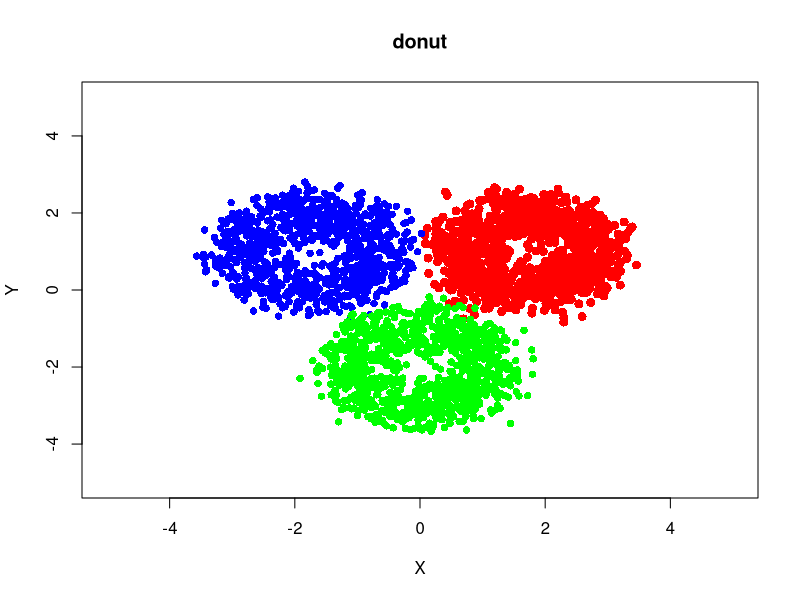

Write the R code that produced this figure.
new_try = function(dat1, dat2, alpha, itrN = 1000, K=3){
  dat1_cl = kmeans(dat1, K)
  dat2_cl = kmeans(dat2, K)
  
  dat1_dist = sqrt(apply((dat1 - dat1_cl$center[dat1_cl$cluster,])^2, 1, sum))
  
  dat2_dist = sqrt(apply((dat2 - dat2_cl$center[dat2_cl$cluster,])^2, 1, sum))
  
  or_stat = sum(dat1_dist- dat2_dist)
  
  dat1_mirror_cent = matrix(NA, nrow=K, ncol=ncol(dat1))
  dat2_mirror_cent = matrix(NA, nrow=K, ncol=ncol(dat2))
  
  dat1_mirror_K_dist = matrix(NA, ncol=K, nrow=nrow(dat1))
  dat2_mirror_K_dist = matrix(NA, ncol=K, nrow=nrow(dat2))
  
  for (k in 1:K){
    dat2_mirror_cent[k,] = apply(dat2[dat1_cl$cluster==k, ],2,mean)
    dat1_mirror_cent[k,] = apply(dat1[dat2_cl$cluster==k, ],2,mean)
    
    # dat1_mirror_K_dist[,k] = sqrt(apply((dat1 - matrix(rep(dat1_mirror_cent[k,], nrow(dat1)), nrow=nrow(dat1), byrow=T))^2,1,sum))
    # dat2_mirror_K_dist[,k] = sqrt(apply((dat2 - matrix(rep(dat2_mirror_cent[k,], nrow(dat2)), nrow=nrow(dat2), byrow=T))^2,1,sum))
  }
  
  
  dat1_mirror_dist = sqrt(apply((dat1 -dat1_mirror_cent[dat2_cl$cluster,])^2, 1, sum))
  dat2_mirror_dist = sqrt(apply((dat2 -dat2_mirror_cent[dat1_cl$cluster,])^2, 1, sum))
  
  # generate itrN number of permutation samples
  stat_vec = rep(NA, itrN)
  
  for (itr in 1:itrN){
    new_dat1 = dat1
    new_dat2 = dat2
    
    TF_ind = sample(c(T,F), size=nrow(dat1), replace=T)
    
    new_dat1_dist = c(dat1_dist[TF_ind==1], dat1_mirror_dist[TF_ind==0])
    new_dat2_dist = c(dat2_dist[TF_ind==1], dat2_mirror_dist[TF_ind==0])
    
    new_stat = sum(new_dat1_dist - new_dat2_dist)
    stat_vec[itr] = new_stat
  }
  
  reject = (quantile(stat_vec, alpha/2) > or_stat) |  (quantile(stat_vec, 1-alpha/2) < or_stat) 
  
  pval = mean(stat_vec >= or_stat)
  
  return(list(stat_vec = stat_vec, or_stat = or_stat, p = pval, p_test = 2*min(pval, 1-pval), reject=reject))
}

plot_clusters <- function(dat, title, lim = c(-5, 5)) {
  
  plot(dat[1:n, ], col = 'red', pch = 16, xlab = "X", ylab = "Y", main = title, cex = 1.2, xlim = lim, ylim = lim)
  points(dat[(n+1):(2*n), ], col = 'blue', pch = 16)
  points(dat[(2*n+1):(3*n), ], col = 'green', pch = 16)
  
  legend("topleft", inset = c(-0.3, 0), legend = c("Cluster 1", "Cluster 2", "Cluster 3"),
         col = c("red", "blue", "green"), pch = 19, cex = 0.8, bty = "n")
}

plot_combined <- function(dat1, dat2, title, lim) {
  
  plot(dat1[1:n, ], col = 'red', pch = 16, xlab = "X", ylab = "Y", main = title, cex = 1.2, xlim = lim, ylim = lim)
  points(dat1[(n+1):(2*n), ], col = 'blue', pch = 16)
  points(dat1[(2*n+1):(3*n), ], col = 'green', pch = 16)
  
  points(dat2[1:n, ], col = 'orange', pch = 17)
  points(dat2[(n+1):(2*n), ], col = 'purple', pch = 17)
  points(dat2[(2*n+1):(3*n), ], col = 'brown', pch = 17)
  
}

get_centroid <- function(cluster) {
  return(colMeans(cluster))
}

scale_cluster <- function(cluster, scale_factor) {
  
  centroid <- get_centroid(cluster)
  cluster_centered <- cluster - matrix(centroid, nrow = nrow(cluster), ncol = ncol(cluster), byrow = TRUE)
  cluster_scaled <- cluster_centered * scale_factor
  cluster_transformed <- cluster_scaled + matrix(centroid, nrow = nrow(cluster), ncol = ncol(cluster), byrow = TRUE)
  
  return(cluster_transformed)
}

gen_donut <- function(n, inner_radius = 0.5, outer_radius = 1.5, centroid = c(0, 0), noise_level = 0.2) {
  theta <- runif(n, 0, 2*pi)
  r <- sqrt(runif(n, inner_radius^2, outer_radius^2))
  x <- r * cos(theta)
  y <- r * sin(theta)
  
  donut_data <- cbind(x, y) + matrix(rep(centroid, n), ncol=2, byrow=TRUE)
  
  noise <- noise_level * matrix(rnorm(n*2), ncol=2)
  donut_data <- donut_data + noise
  
  return(donut_data)
}

set.seed(241016)
library(mvtnorm)

# 1st center; 2nd center; 3rd center
cent1 = c(sqrt(3), 1); cent2 = c(-sqrt(3),1); cent3 = c(0,-2)
# 1st; 2nd, and 3rd sigma
sig1 = matrix(c(1,.6,.6,1), nrow=2)
sig2 = matrix(c(1,-.6,-.6,1), nrow=2)
sig3 = matrix(c(sqrt(2)/2,0,0,sqrt(2)), nrow=2)

n=1000

realization = 1000
pvec=NULL

Z1 = rmvnorm(n, mean= cent1, sigma = sig1)
Z2 = rmvnorm(n, mean= cent2, sigma = sig2)
Z3 = rmvnorm(n, mean= cent3, sigma = sig3)

X1 = Z1 + .2 * matrix(rnorm(n*2), ncol=2)
X2 = Z2 + .2 * matrix(rnorm(n*2), ncol=2)
X3 = Z3 + .2 * matrix(rnorm(n*2), ncol=2)

donut_X1 = gen_donut(n, inner_radius = 0.5, outer_radius = 1.5, centroid = cent1)
donut_X2 = gen_donut(n, inner_radius = 0.5, outer_radius = 1.5, centroid = cent2)
donut_X3 = gen_donut(n, inner_radius = 0.5, outer_radius = 1.5, centroid = cent3)

dat1 = rbind(X1, X2, X3)
dat2 = rbind(donut_X1, donut_X2, donut_X3)


plot_clusters(dat2, 'donut')
